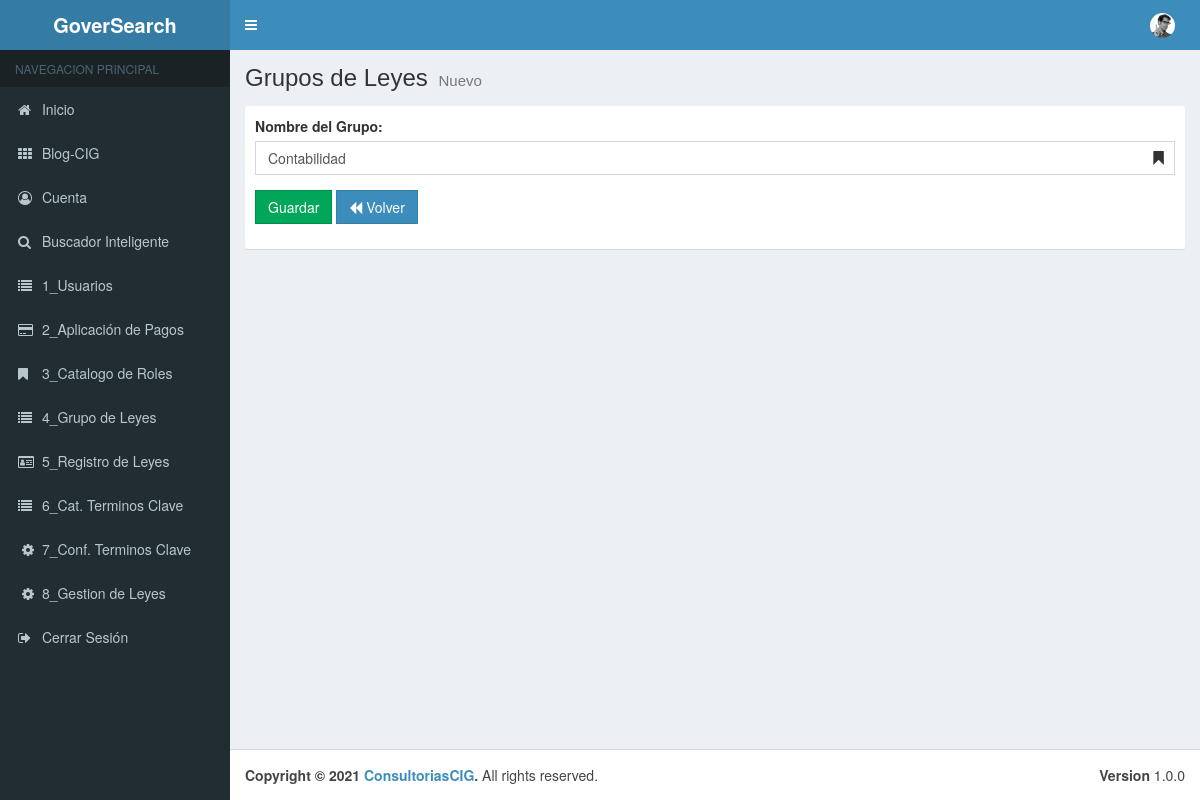
Page /00_Menu/cGrupo_Leyes/edit/1 on the earlier database version.
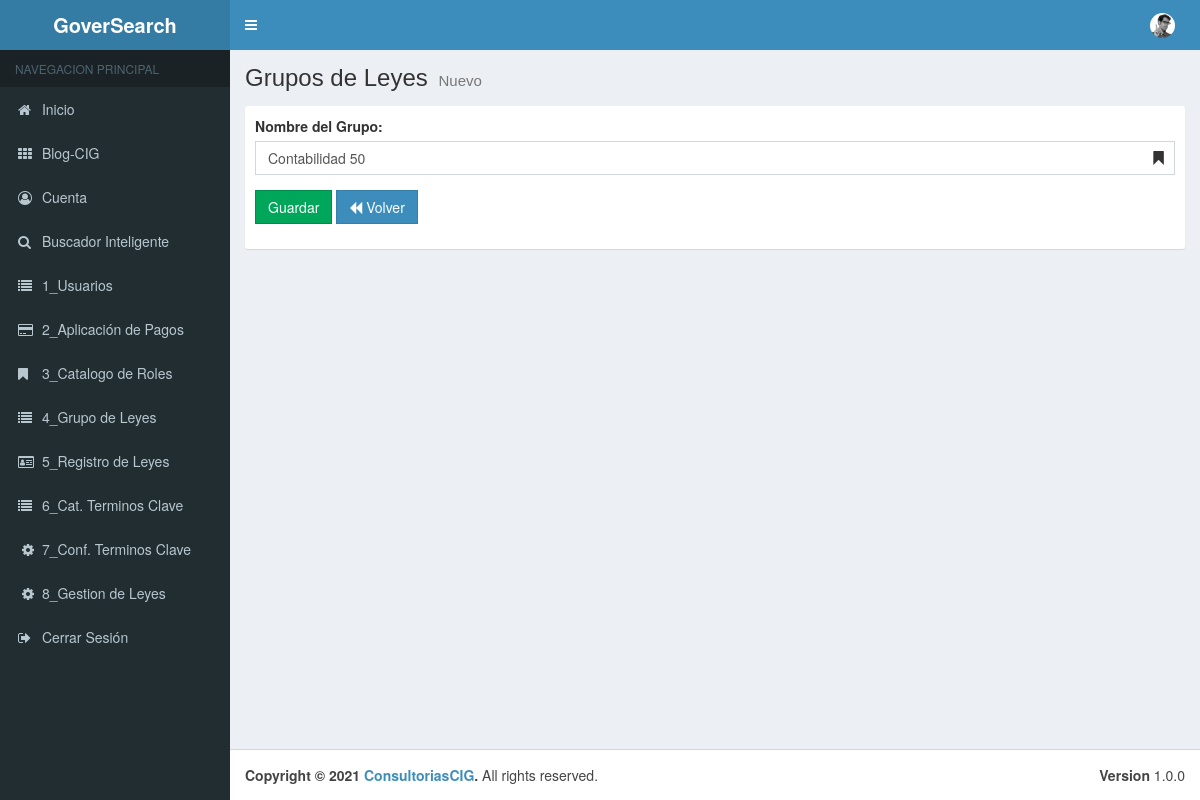
Same page on the later database version.
### tables this page shows
CREATE TABLE `tbl_gpo_leyes` (
  `pk_Gpo_Ley` int(11) NOT NULL,
  `Nombre_de_Grupo` varchar(50) NOT NULL,
  `Estado` bit(1) NOT NULL
);

### application/controllers/00_Menu/cGrupo_Leyes.php (called while the page is built, shortened)
<?php
class cGrupo_Leyes extends CI_Controller {
	public function __construct(){
		$this->load->model("Grupo_Leyes_Model");
		$this->load->library('export_excel');
	}
	public function edit($pk_Gpo_Ley)
	{
		$data = array(
			'leyes' => $this->Grupo_Leyes_Model->getGrupo_Modelid($pk_Gpo_Ley),
		);
		$this->load->view("layouts/header");
		$this->load->view("layouts/aside");
		$this->load->view("admin/01_Menu/vGrupo_Leyes/edit", $data);
		$this->load->view("layouts/footer");
	}
}

### index.php (called while the page is built, shortened)
<?php
require_once BASEPATH.'core/CodeIgniter.php';

### application/models/Grupo_Leyes_Model.php (called while the page is built, shortened)
<?php
class Grupo_Leyes_Model extends CI_Model {
    public function getGrupo_Modelid($pk_Gpo_Ley){
		$this->db->where("pk_Gpo_Ley",$pk_Gpo_Ley);
		$resultado = $this->db->get("tbl_gpo_leyes");
		return $resultado->row();
	}
}

### application/views/admin/01_Menu/vGrupo_Leyes/edit.php (the view, shortened to what this page needs)
<div class="content-wrapper">
    <section class="content-header">
        <h1>
            Grupos de Leyes
        <small>Nuevo</small>
        </h1>
    </section>
    <section class="content">
        <div class="box box-solid">
            <div class="box-body">
                <div class="row">
                    <div class="col-md-12">
                        <form action="<?php echo base_url();?>00_Menu/cGrupo_Leyes/update" method="POST">
                            <div class="form-group has-feedback <?php echo form_error('Nombre_de_Grupo') == true ? 'has-error':''?>">
                                <label for="Nombre_de_Grupo">Nombre del Grupo:</label>
                                <input type="text" class="form-control" id="Nombre_de_Grupo" name="Nombre_de_Grupo" value="<?php echo $leyes->Nombre_de_Grupo ?>">
                            </div>
                            <div class="form-group">
                                <button type="submit" class="btn btn-success btn-flat">Guardar</button>
                                <a href="<?php echo base_url();?>00_Menu/cGrupo_Leyes/" class="btn btn-primary btn-flat"><span class="fa fa-backward"></span> Volver</a>
                            </div>
                        </form>
                    </div>
                </div>
            </div>
        </div>
    </section>
</div>

Differences in the rows shown:
changed tbl_gpo_leyes: Nombre_de_Grupo "Contabilidad" → "Contabilidad 50"
